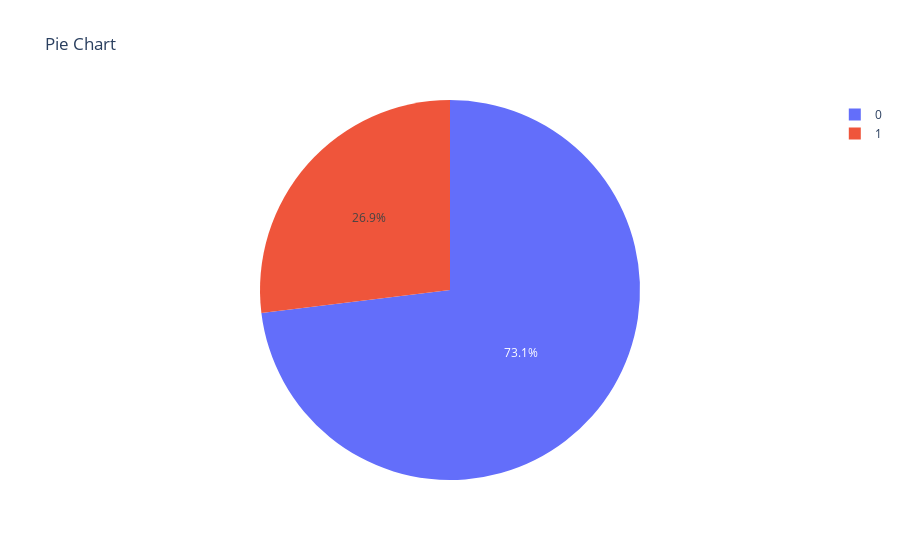

Here is the notebook cell this chart was saved with:
### Code cell
space = spacex_df[spacex_df['Launch Site']=='CCAFS LC-40'].groupby(['class'],as_index=False).count()

px.pie(space, values='Launch Site', names='class', title="Pie Chart")

### Figure 1 — Plotly figure (JSON) as saved in the notebook; plotly's stock layout.template omitted (floating-point values rounded to 4 significant figures)
{"data": [{"domain": {"x": [0, 1], "y": [0, 1]}, "hovertemplate": "class=%{label}<br>Launch Site=%{value}<extra></extra>", "labels": [0, 1], "legendgroup": "", "name": "", "showlegend": true, "type": "pie", "values": [19, 7]}], "layout": {"autosize": true, "legend": {"tracegroupgap": 0}, "title": {"text": "Pie Chart"}}}
